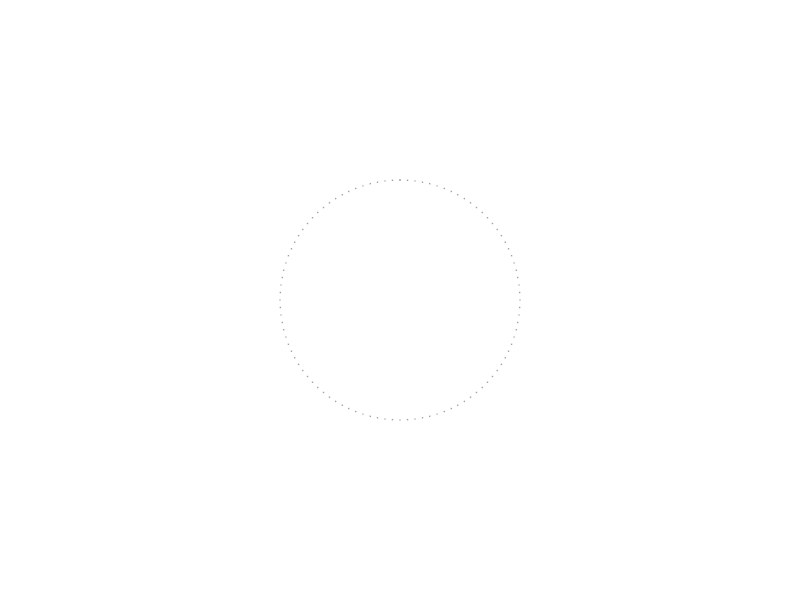
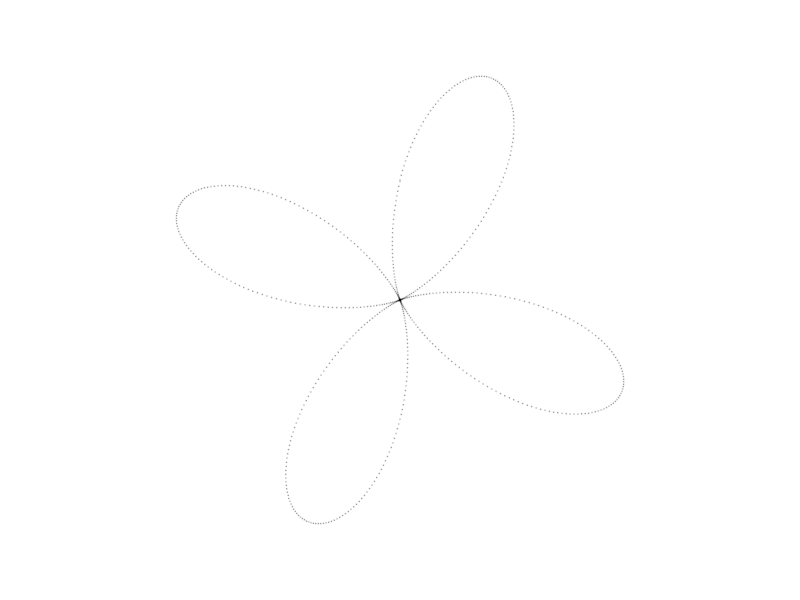
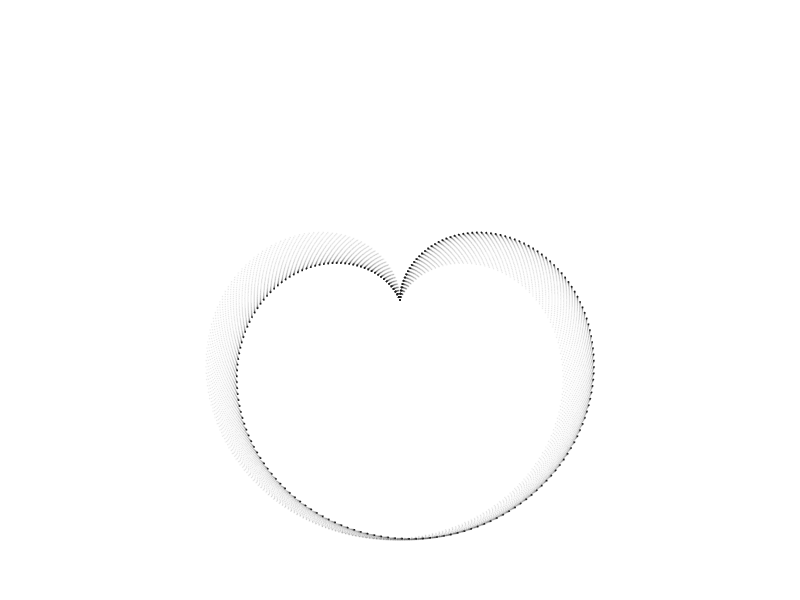
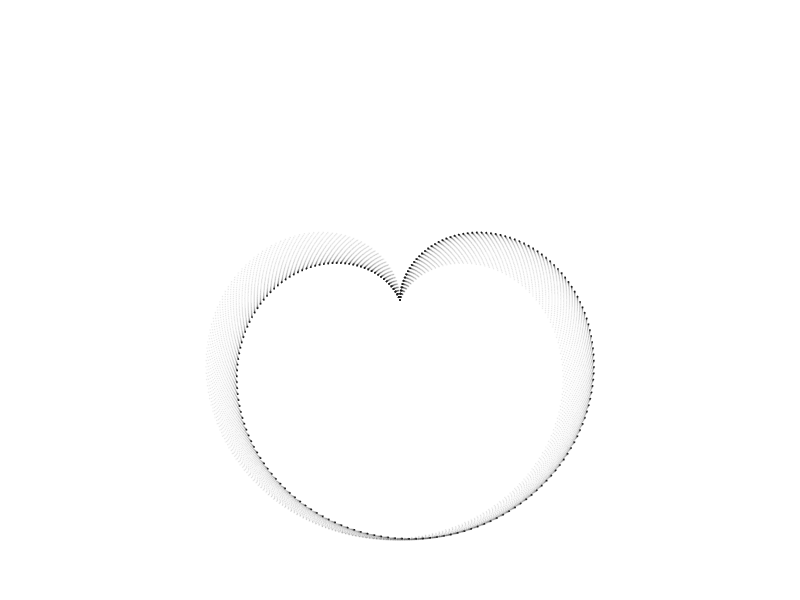

Here is the R script that generated these plots, in order:
## ---- chunk 1
library(tidyverse)
## ---- chunk 2
seq(0, 1, 0.01) %>%
data.frame(a=.) %>%
ggplot(aes(x=(a), y=(0))) +
geom_point(alpha=.2, color="#000000", size=0) +
coord_polar() +
theme_void()
## ---- chunk 3
seq(-pi, pi, 0.01) %>%
data.frame(a=.) %>%
ggplot(aes(x=(a), y=(2 * sin(4 * a)))) +
geom_point(alpha=.2, color="#000000", size=0) +
coord_polar() +
theme_void()
## ---- chunk 4

# shape (201, 1) -> (40401, 2)

seq(-1, 1, 0.01) %>%
expand.grid(x=., y=.) %>%
ggplot(aes(x=(pi * x - cos(y^2)), y=(1 - sin(x^2)))) +
geom_point(alpha=.02, color="#000000", size=0) +
coord_polar() +
theme_void()
## ---- chunk 5
t <- format(Sys.time(), format="%F_%H-%M")
fn <- paste(t, "png", sep=".")
ggsave(fn, units="in", width=1800/300, height=1800/300)
